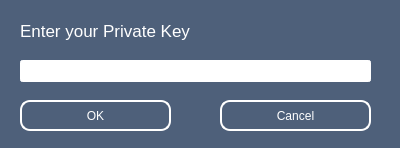
<?xml version="1.0" encoding="UTF-8"?>
<ui version="4.0">
 <class>Dialog</class>
 <widget class="QDialog" name="Dialog">
  <property name="geometry">
   <rect>
    <x>0</x>
    <y>0</y>
    <width>400</width>
    <height>148</height>
   </rect>
  </property>
  <property name="windowTitle">
   <string> ‍ </string>
  </property>
  <property name="styleSheet">
   <string notr="true">QWidget{
        background: #4e607a;
    }
QLabel{
        color: #ffffff;
    }
QLineEdit {
        padding: 1px;
        border: 1.5px solid #ffffff;
        border-radius: 3px;
		background: #ffffff;
    }
QPushButton{
	color: #ffffff;
    border: 2px solid #ffffff;
    border-radius: 10px;

}</string>
  </property>
  <widget class="QLineEdit" name="inputPrivateKey">
   <property name="geometry">
    <rect>
     <x>20</x>
     <y>60</y>
     <width>351</width>
     <height>22</height>
    </rect>
   </property>
  </widget>
  <widget class="QLabel" name="label">
   <property name="geometry">
    <rect>
     <x>20</x>
     <y>15</y>
     <width>211</width>
     <height>31</height>
    </rect>
   </property>
   <property name="font">
    <font>
     <pointsize>13</pointsize>
    </font>
   </property>
   <property name="text">
    <string>Enter your Private Key</string>
   </property>
  </widget>
  <widget class="QPushButton" name="pushButtonOk">
   <property name="geometry">
    <rect>
     <x>20</x>
     <y>100</y>
     <width>151</width>
     <height>31</height>
    </rect>
   </property>
   <property name="text">
    <string>OK</string>
   </property>
  </widget>
  <widget class="QPushButton" name="pushButtonCancel">
   <property name="geometry">
    <rect>
     <x>220</x>
     <y>100</y>
     <width>151</width>
     <height>31</height>
    </rect>
   </property>
   <property name="text">
    <string>Cancel</string>
   </property>
  </widget>
 </widget>
 <resources/>
 <connections/>
</ui>
